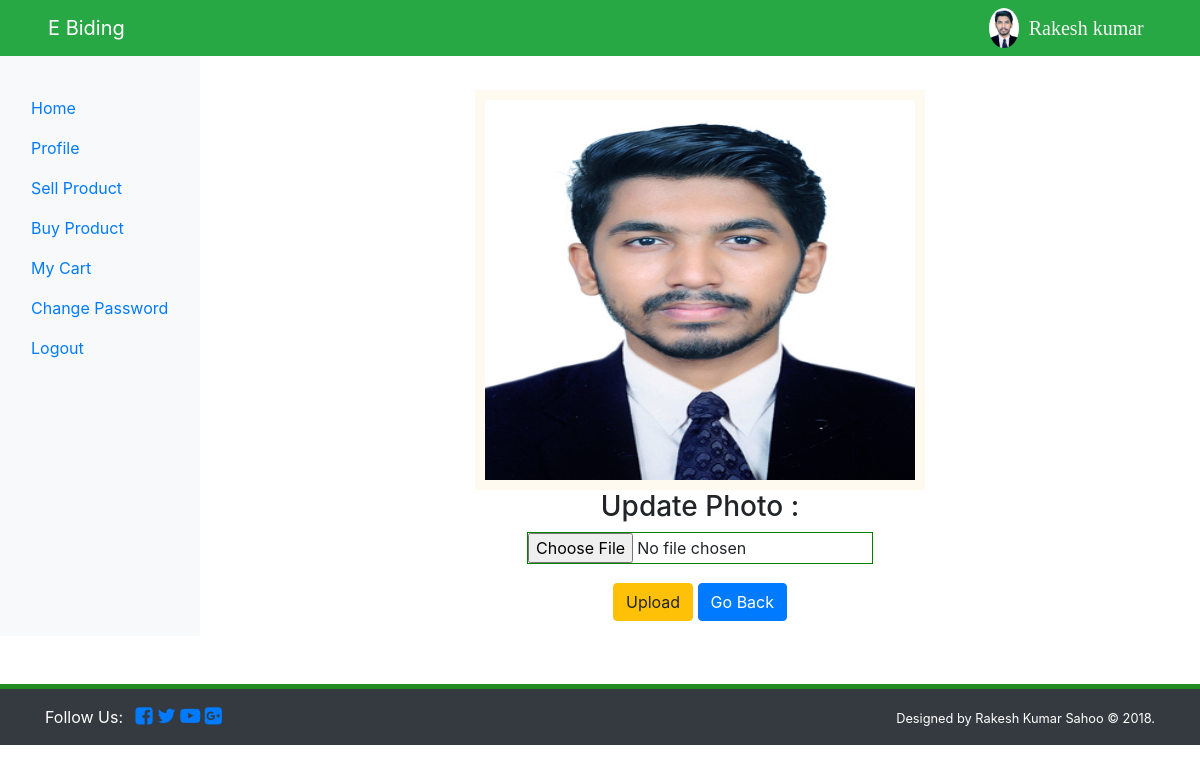
/upload/ (signed in), run on the app's committed database.
### user/models.py (models this page shows, shortened)
class UserRegister(models.Model):
    id = models.AutoField(primary_key=True)
    name = models.CharField(max_length=30)
    lname = models.CharField(max_length=30)
    phone = models.IntegerField(unique=True)
    email = models.EmailField(max_length=30, unique=True)
    status = models.CharField(max_length=10)
    username = models.CharField(max_length=30, unique=True)
    password = models.CharField(max_length=20)
    doj = models.DateField(auto_now_add=True)
    image = models.ImageField(upload_to='user_profile/')

### user/views.py (the view)
# urls.py: path('upload/', views.upload, name="upload"),
def upload(request):
    if request.session["uemail"]:
        uemail = request.session["uemail"]
        data = UserRegister.objects.get(email=uemail)
        if request.method == 'POST':
            image = request.FILES["a1"]
            id = data.id
            name = data.name
            lname = data.lname
            phone = data.phone
            email = data.email
            username = data.username
            password = data.password
            status = data.status
            doj = data.doj
            UserRegister(id=id, name=name,lname=lname, email=email, phone=phone, status=status, username=username,password=password,doj=doj,image=image).save()
            return redirect("profile")
        else:
            return render(request, "user/upload.html", {"data":data})
    else:
        return redirect('user_login')

### templates/user/upload.html (shortened to what this page needs)
{% extends 'user/user_slidebar.html' %}
{% load staticfiles %}
{% block userbody %}
     <nav class="col-md-10" style="margin-top: 50px">
     <center>
             <img src="{{ data.image.url }}" style="border: 10px solid floralwhite" height="400px" width="450px">
         <form method="post" action="{% url 'upload' %}" enctype="multipart/form-data">
             <h3>Update Photo :</h3>
             <input type="file" name="a1" style="border: 1px solid green;margin-bottom: 10px"><br>
             <input type="submit" class="btn btn-warning" value="Upload" style="margin-bottom: -30px">
             <a href="{% url 'profile' %}" class="btn btn-primary" style="margin-bottom: -30px">Go Back</a>
         </form>
     </center>
     </nav>
{% endblock %}

### templates/user/user_hader.html (shortened to what this page needs)
<!DOCTYPE html>
<html lang="en">
<head>
</head>
<body>
  <nav class="navbar navbar-expand-sm navbar-dark bg-success pl-5 fixed-top">
    <a href="/" class="navbar-brand">E Biding</a>
    <div id="myMenu">
      <ul class="navbar-nav pl-5 custom-nav">
      <li style="margin-left: 800px"><img src="{{ data.image.url }}" class="rounded-circle" style="height: 40px"></li>
      <li style="margin-left:10px;margin-top:5px;color: whitesmoke;font-family: cursive;font-size: 20px">{{ data.name }}</li>
      </ul>
    </div>
  </nav>
</body>
</html>

### templates/user/user_slidebar.html (style rules this page uses)
img { vertical-align: middle; }

### data on the page
UserRegister: image (picture), name "Rakesh kumar"
